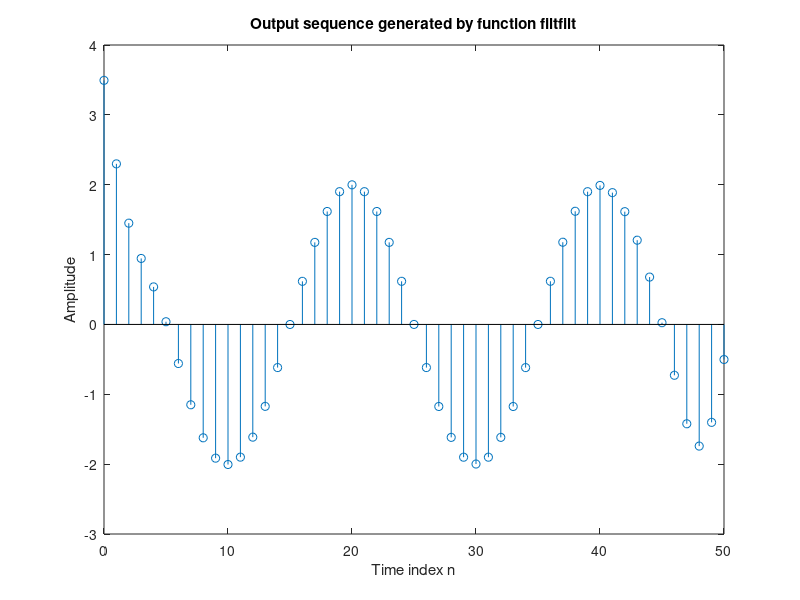

MATLAB code to generate this figure:
% Program 11_7
% Illustration of Zero-Phase Digital Filtering
%
clf
% Generate the input sequence
k = 1:51;
w1 = 0.8*pi;w2 = 0.1*pi;
A = 1.5;B = 2.0;
x1 = A*cos(w1*(k-1)); x2 = B*cos(w2*(k-1));
x = x1+x2;
si = [0 0 0];
b = 0.0662272*[1 3 3 1];
a = [1 -0.9356142  0.56712691  -0.10159107];
y = filter(b,a,x,si);
stem(k-1,x2);axis([0 50 -2 2]);
xlabel('Time index n'); ylabel('Amplitude');
title('Desired component of the input sequence');
pause
stem(k-1,y);
xlabel('Time index n'); ylabel('Amplitude');
title('Output sequence generated by function filter ');
pause
si = [0 0 0];
y2 = filtfilt(b,a,x);
stem(k-1,y2);
xlabel('Time index n'); ylabel('Amplitude');
title('Output sequence generated by function filtfilt');
